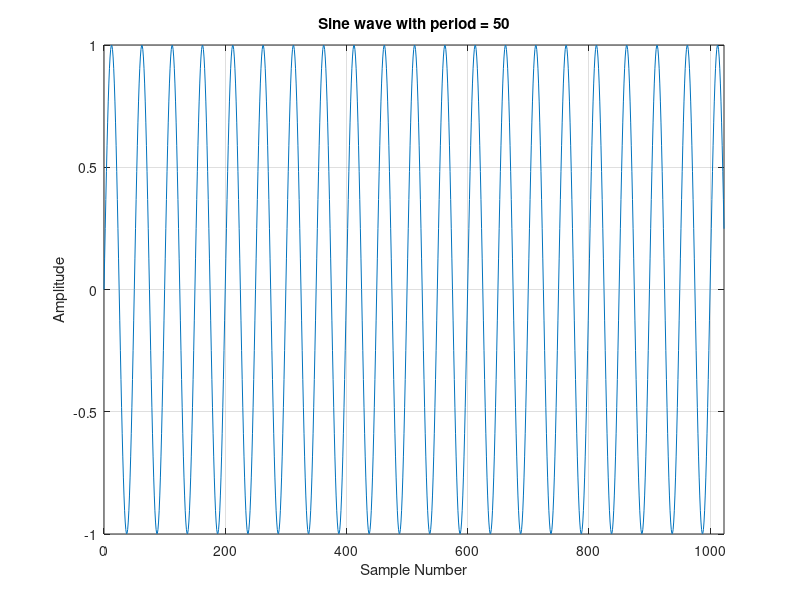

Write the MATLAB code that produced this figure.
close all;
clear;

% Time specifications:
freq = 1/50;
samples = 1024;
t = (0:samples-1);
% Sine wave:
y = sin(2 * pi * freq * t);
% Plot the signal versus time:
figure;
plot(t,y);
ylabel('Amplitude');
xlabel('Sample Number');
title('Sine wave with period = 50');
axis([0, 1023, -1, 1]) 
grid on;